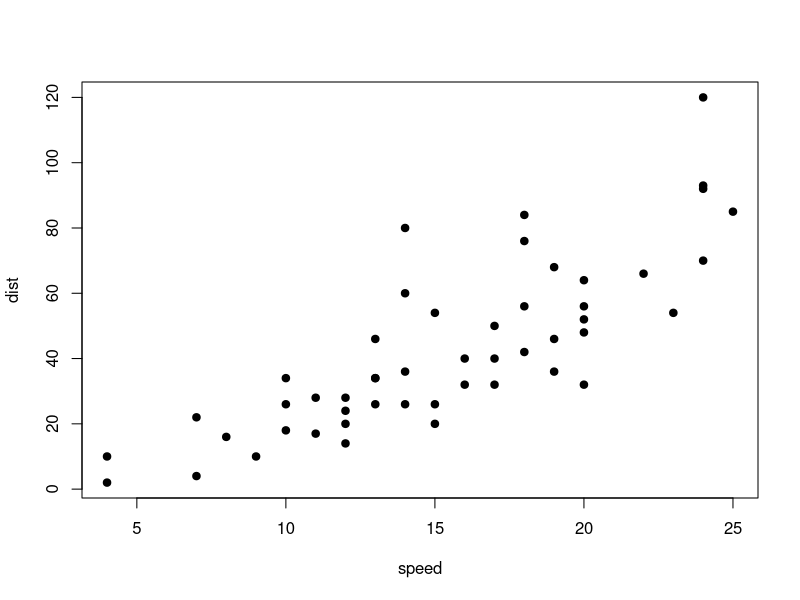
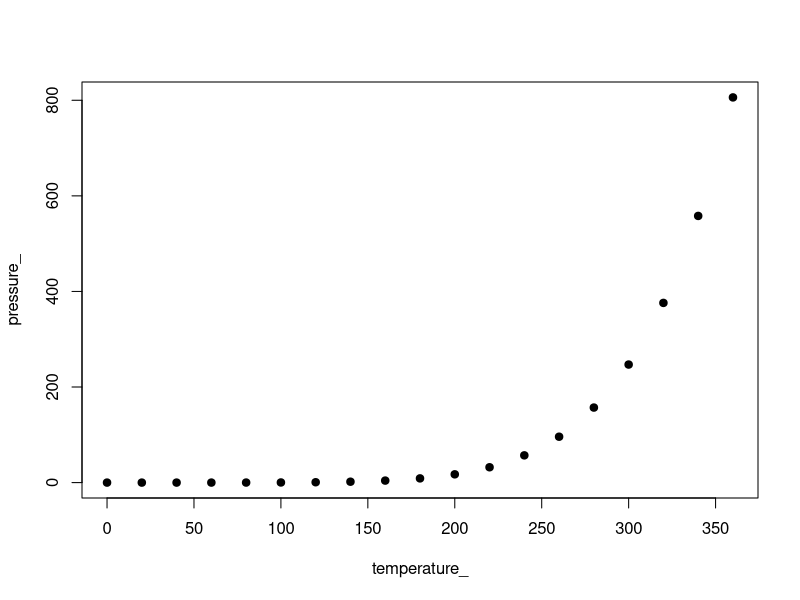
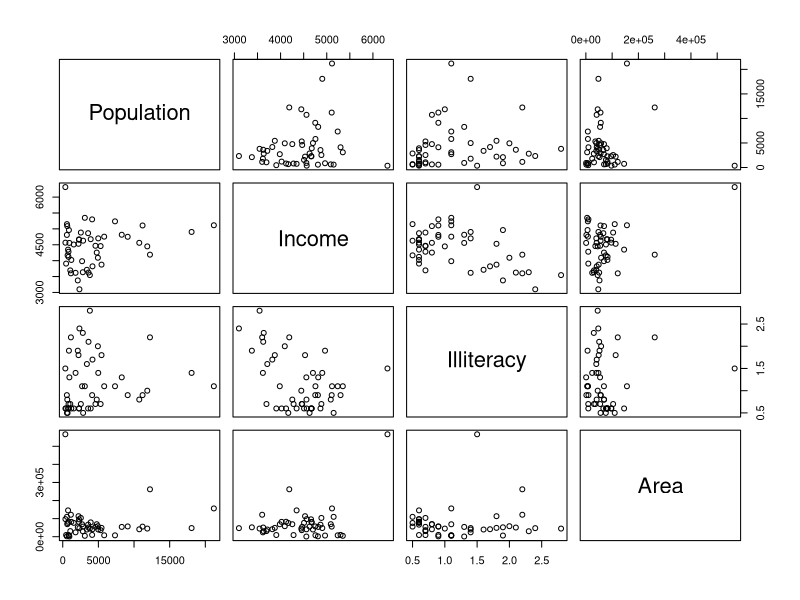
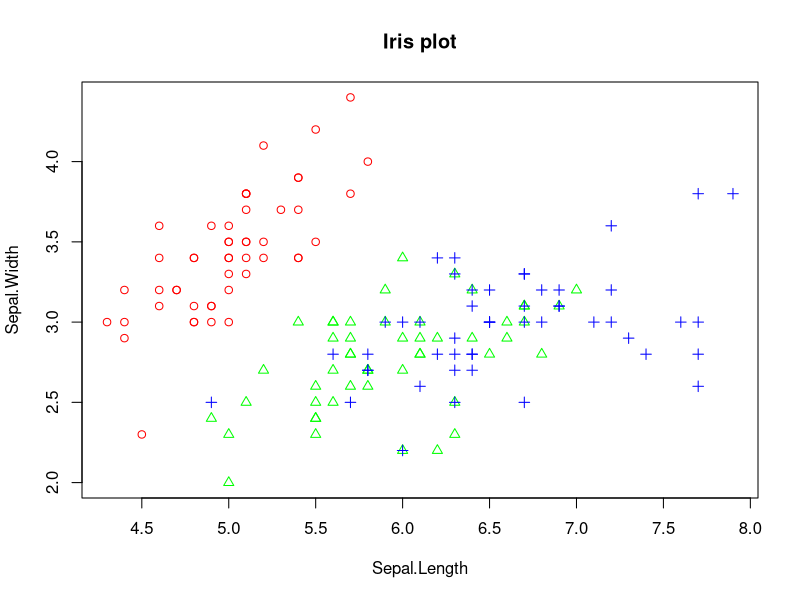

Recreate these plots in R, in order.
speed <- cars$speed
dist <- cars$dist

plot(speed, dist, pch = 19)
# Braking distance increases exponentially at higher speeds.

temperature_ <- pressure$temperature
pressure_ <- pressure$pressure
plot(temperature_, pressure_, pch = 19)
# Pressure increases exponentially at higher temperature.

vars <- c('Population', 'Income', 'Illiteracy', 'Area')
target <- state.x77[, vars]
pairs(target)

iris.2 <- iris[, 1:2]
point <- as.numeric(iris$Species)
color <- c('red', 'green', 'blue')
plot(iris.2, main = 'Iris plot', pch = c(point), col = color[point])